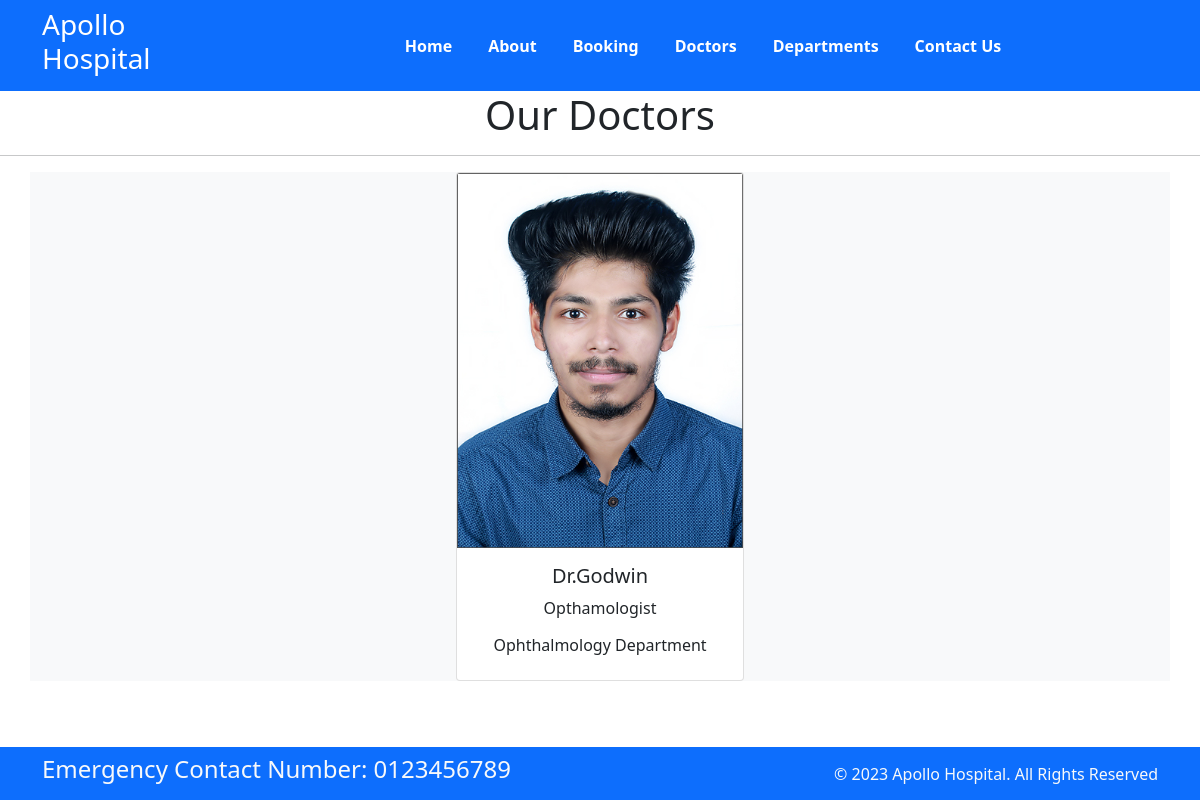
The app's page /doctors/ with its own data.
### home/models.py (models this page shows, shortened)
class Doctors(models.Model):
    doc_name = models.CharField(max_length=255)
    doc_spec = models.CharField(max_length=255)
    dep_name = models.ForeignKey(Departments, on_delete=models.CASCADE)
    doc_image = models.ImageField(upload_to='doctors')

class Departments(models.Model):
    dept_name = models.CharField(max_length=100)
    dept_description = models.TextField()
    def __str__(self):
        return self.dept_name

### home/views.py (the view)
# urls.py: path('doctors/', views.doctors, name='doctors'),
def doctors(request):
    dict_docs = {
        'doctors': Doctors.objects.all()
    }
    return render(request, 'doctors.html', dict_docs)

### templates/doctors.html
{% extends 'base.html' %} {% block title%}Doc{% endblock %} {% block content%}
<h1 class="text-center">Our Doctors</h1>
<hr />
<div class="container text-center bg-light">
  {% for d in doctors%}
  <div class="card text-center" style="width: 18rem; display: inline-block">
    <img src="{{d.doc_image.url}}" class="card-img-top" alt="..." />
    <div class="card-body">
      <h5 class="card-title">Dr.{{d.doc_name}}</h5>
      <p class="card-text">{{d.doc_spec}}</p>
      <h6>{{d.dep_name}} Department</h6>
    </div>
  </div>
  {% endfor %}
</div>
{% endblock %}

### records on screen
Doctors: doc_image (picture), doc_name "Godwin", doc_spec "Opthamologist", dep_name "Ophthalmology"
